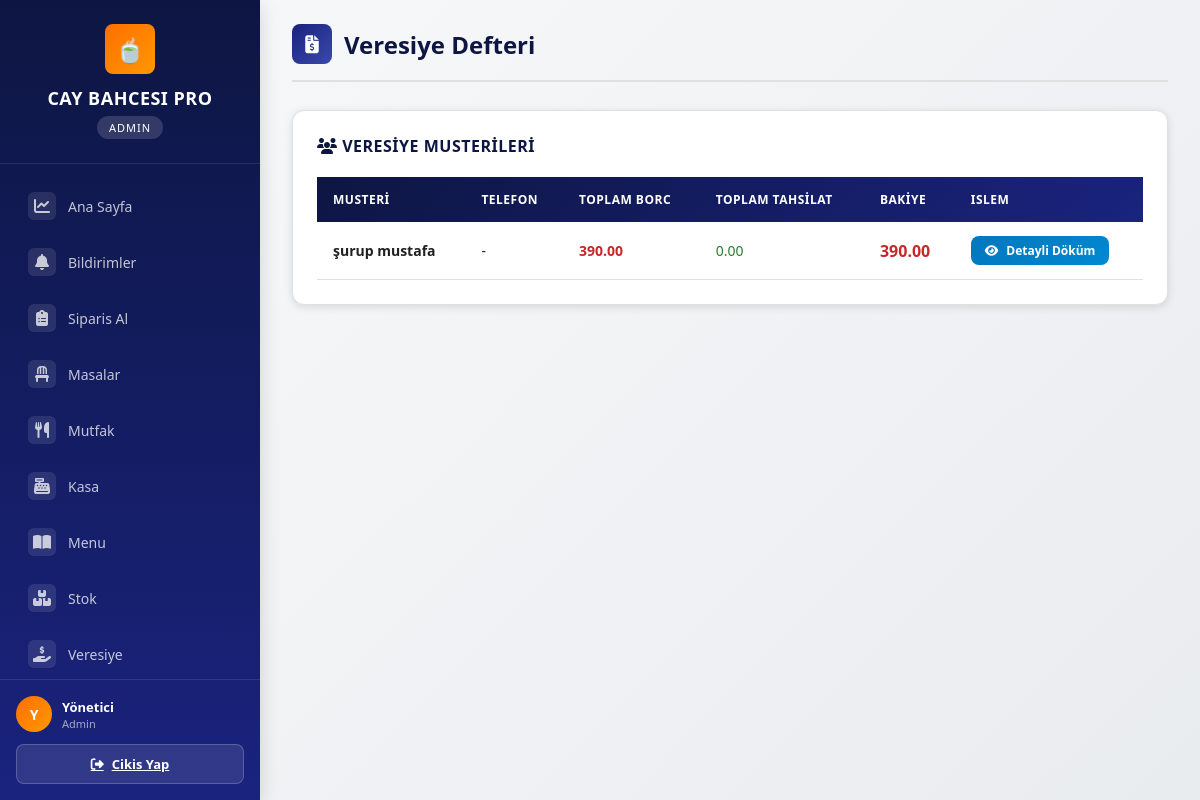
Page /veresiye_defteri (signed in) on the committed database.
### tables this page shows
CREATE TABLE veresiye (
            id INTEGER PRIMARY KEY AUTOINCREMENT,
            ad_soyad TEXT NOT NULL,
            telefon TEXT,
            toplam_borc REAL DEFAULT 0,
            created_at TIMESTAMP DEFAULT CURRENT_TIMESTAMP
        );

### app.py (the view)
@app.route('/veresiye_defteri')
def veresiye_defteri():
    if session.get('role') != 'admin':
        return redirect(url_for('dashboard'))
    conn = get_db()
    c = conn.cursor()
    c.execute("SELECT v.*, (SELECT COALESCE(SUM(borc), 0) FROM veresiye_defteri WHERE veresiye_id=v.id) as toplam_borc, (SELECT COALESCE(SUM(tahsilat), 0) FROM veresiye_defteri WHERE veresiye_id=v.id) as toplam_tahsilat FROM veresiye v ORDER BY v.ad_soyad")
    musteriler = c.fetchall()
    conn.close()
    return render_template('veresiye_defteri.html', musteriler=musteriler)

### database.py (called while the page is built)
def get_db():
    conn = sqlite3.connect(DB_PATH)
    conn.row_factory = sqlite3.Row
    return conn

### templates/veresiye_defteri.html (shortened to what this page needs)
{% extends "base.html" %}
{% block content %}
<div class="page-header">
    <h1><span class="icon"><i class="fas fa-file-invoice-dollar"></i></span> Veresiye Defteri</h1>
</div>
<div class="card">
    <div class="card-header">
        <h3><i class="fas fa-users"></i> Veresiye Musterileri</h3>
    </div>
    <table class="data-table">
        <thead>
            <tr><th>Musteri</th><th>Telefon</th><th>Toplam Borc</th><th>Toplam Tahsilat</th><th>Bakiye</th><th>Islem</th></tr>
        </thead>
        <tbody>
            {% for m in musteriler %}
            {% set bakiye = (m.toplam_borc|default(0)) - (m.toplam_tahsilat|default(0)) %}
            <tr>
                <td><strong>{{ m.ad_soyad }}</strong></td>
                <td>{{ m.telefon or '-' }}</td>
                <td style="color:var(--danger); font-weight:700;">{{ "%.2f"|format(m.toplam_borc|default(0)) }}</td>
                <td style="color:var(--success);">{{ "%.2f"|format(m.toplam_tahsilat|default(0)) }}</td>
                <td style="font-weight:800; font-size:16px; color:{% if bakiye > 0 %}var(--danger){% else %}var(--success){% endif %}">
                    {{ "%.2f"|format(bakiye) }}
                </td>
                <td>
                    <a href="{{ url_for('veresiye_detay', veresiye_id=m.id) }}" class="btn btn-info btn-sm">
                        <i class="fas fa-eye"></i> Detayli Döküm
                    </a>
                </td>
            </tr>
            {% endfor %}
        </tbody>
    </table>
</div>
{% endblock %}

### static/css/style.css (style rules this page uses)
:root { --primary: #1a237e; --primary-light: #3949ab; --primary-dark: #0d1642; --accent: #ff6f00; --accent-light: #ff9800; --success: #2e7d32; --success-light: #4caf50; --danger: #c62828; --danger-light: #ef5350; --warning: #f9a825; --info: #0277bd; --dark: #212121; --gray: #616161; --gray-light: #f5f5f5; --gray-border: #e0e0e0; --white: #ffffff; --shadow: 0 2px 8px rgba(0,0,0,0.12); --shadow-lg: 0 4px 20px rgba(0,0,0,0.15); --radius: 8px; --radius-lg: 12px; --transition: all 0.25s ease; }
* { margin: 0; padding: 0; box-sizing: border-box; }
body { font-family: 'Segoe UI', Tahoma, Geneva, Verdana, sans-serif; background: linear-gradient(135deg, #f8f9fa 0%, #e9ecef 100%); color: var(--dark); min-height: 100vh; }
.page-header { display: flex; justify-content: space-between; align-items: center; margin-bottom: 28px; padding-bottom: 16px; border-bottom: 2px solid var(--gray-border); }
.page-header h1 { font-size: 24px; font-weight: 700; color: var(--primary-dark); display: flex; align-items: center; gap: 12px; }
.page-header h1 .icon { width: 40px; height: 40px; background: linear-gradient(135deg, var(--primary), var(--primary-light)); color: var(--white); border-radius: var(--radius); display: flex; align-items: center; justify-content: center; font-size: 18px; }
.card { background: var(--white); border-radius: var(--radius-lg); box-shadow: var(--shadow); padding: 24px; margin-bottom: 24px; border: 1px solid var(--gray-border); transition: var(--transition); }
.card-header { display: flex; justify-content: space-between; align-items: center; margin-bottom: 20px; }
.card-header h3 { font-size: 16px; font-weight: 700; color: var(--primary-dark); text-transform: uppercase; letter-spacing: 0.5px; }
.data-table { width: 100%; border-collapse: collapse; font-size: 14px; }
.data-table thead { background: linear-gradient(135deg, var(--primary-dark), var(--primary)); color: var(--white); }
.data-table th { padding: 14px 16px; text-align: left; font-weight: 600; font-size: 12px; text-transform: uppercase; letter-spacing: 0.5px; }
.data-table td { padding: 14px 16px; border-bottom: 1px solid var(--gray-border); color: var(--dark); }
.btn { display: inline-flex; align-items: center; justify-content: center; gap: 8px; padding: 10px 20px; border-radius: var(--radius); font-size: 14px; font-weight: 600; cursor: pointer; transition: var(--transition); border: none; text-decoration: none; }
.btn-sm { padding: 6px 14px; font-size: 12px; }
.btn-info { background: linear-gradient(135deg, var(--info), #0288d1); color: var(--white); }

### rows in the picture
veresiye: ad_soyad "şurup mustafa", telefon "-", toplam_borc "390.00", toplam_tahsilat "0.00"

### other values in the picture
{{ session.role|upper }} "ADMIN"
{{ session.ad_soyad[:1] if session.ad_soyad else session.username[:1] }} "Y"
{{ session.ad_soyad or session.username }} "Yönetici"
{{ session.role|capitalize }} "Admin"
